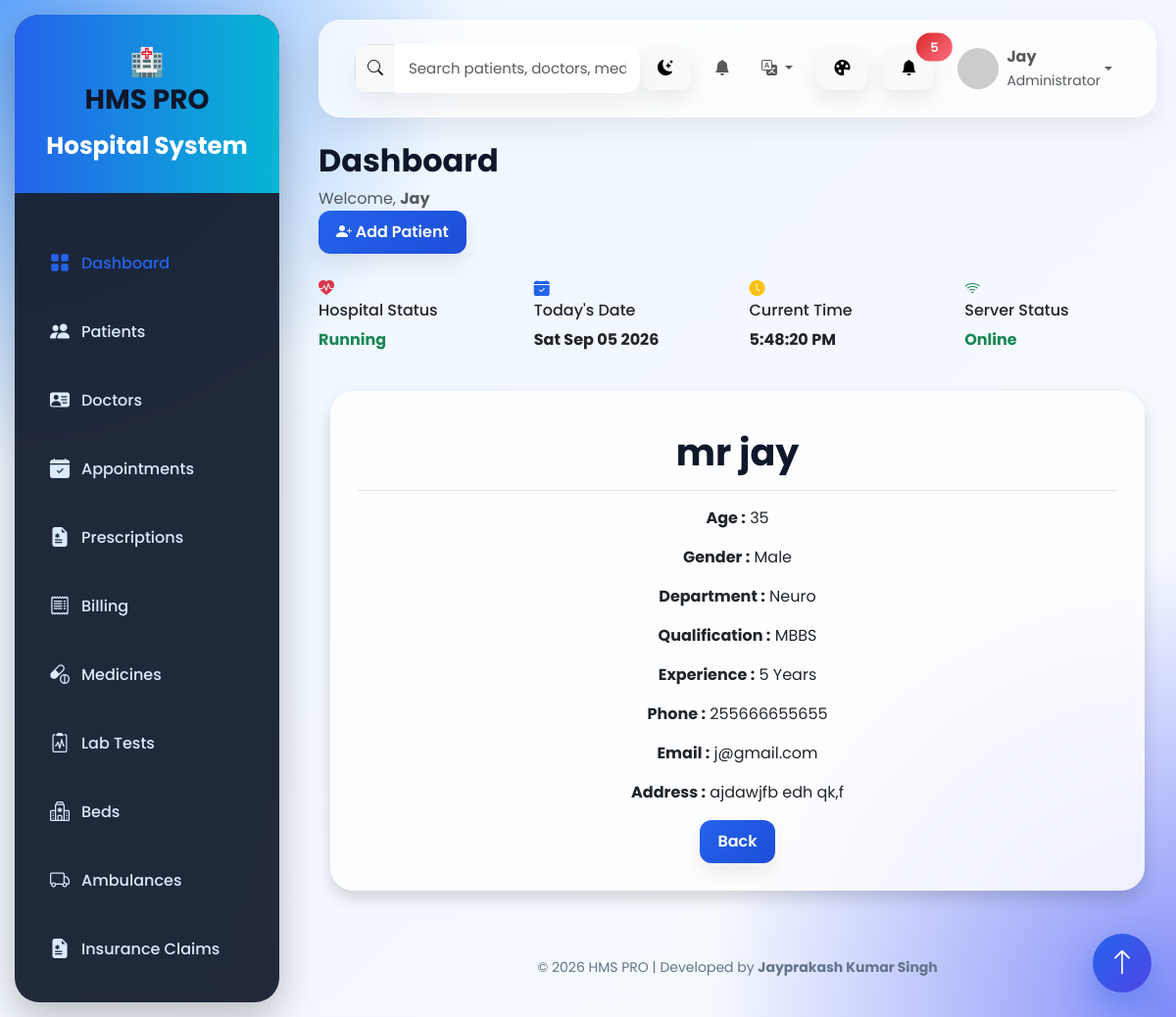
The page /doctors/1/ (signed in) on the database its author committed.
### Hospital/models.py (models this page shows, shortened)
class Doctor(models.Model):
    doctor_id = models.CharField(
        max_length=10,
        unique=True,
        editable=False,
        blank=True
    )
    GENDER = (
        ('Male', 'Male'),
        ('Female', 'Female'),
        ('Other', 'Other'),
    )
    name = models.CharField(max_length=100)
    age = models.PositiveIntegerField()
    gender = models.CharField(max_length=10, choices=GENDER)
    department = models.CharField(max_length=100)
    qualification = models.CharField(max_length=150)
    experience = models.PositiveIntegerField(help_text="Years")
    phone = models.CharField(max_length=15)
    email = models.EmailField()
    address = models.TextField()
    photo = models.ImageField(
        upload_to="doctors/",
        blank=True,
        null=True,
        validators=[validate_file_size]
    )
    joining_date = models.DateField(auto_now_add=True)
    branch = models.ForeignKey(
        "Branch",
        on_delete=models.SET_NULL,
        null=True,
        blank=True,
        related_name="doctors"
    )

### Hospital/views.py (the view)
# urls.py: path("doctors/<int:id>/", views.doctor_detail, name="doctor_detail"),
@login_required
@permission_required("Hospital.view_doctor", raise_exception=True)
def doctor_detail(request, id):
    doctor = get_object_or_404(
        Doctor,
        id=id
    )
    return render(
        request,
        "Hospital/doctor_detail.html",
        {
            "doctor": doctor
        }
    )

### Hospital/templates/Hospital/doctor_detail.html (shortened to what this page needs)
{% extends 'Hospital/base.html' %}
{% block content %}
<div class="container mt-4">
<div class="card shadow">
<div class="card-body text-center">
<h2>{{ doctor.name }}</h2>
<hr>
<p><b>Age :</b> {{ doctor.age }}</p>
<p><b>Gender :</b> {{ doctor.gender }}</p>
<p><b>Department :</b> {{ doctor.department }}</p>
<p><b>Qualification :</b> {{ doctor.qualification }}</p>
<p><b>Experience :</b> {{ doctor.experience }} Years</p>
<p><b>Phone :</b> {{ doctor.phone }}</p>
<p><b>Email :</b> {{ doctor.email }}</p>
<p><b>Address :</b> {{ doctor.address }}</p>
<a href="{% url 'doctor_list' %}"
class="btn btn-primary">
Back
</a>
</div>
</div>
</div>
{% endblock %}

### Hospital/templates/Hospital/base.html (shortened to what this page needs)
{% load static %}
{% load i18n %}
<!DOCTYPE html>
<html lang="{{ LANGUAGE_CODE }}">
<head>
    <link href="https://cdn.jsdelivr.net/npm/bootstrap@5.3.3/dist/css/bootstrap.min.css"
          rel="stylesheet">
    <link href="https://cdn.jsdelivr.net/npm/bootstrap-icons@1.11.3/font/bootstrap-icons.css"
          rel="stylesheet">
    <link rel="stylesheet"
          href="{% static 'css/style.css' %}">
</head>
<body>
<div class="wrapper">
<aside class="sidebar">
    <div class="logo">
        <div class="logo-icon">
            🏥
        </div>
        <div>
            <h3>HMS PRO</h3>
            <small>Hospital System</small>
        </div>
    </div>
    <ul class="nav flex-column mt-4">
        <li class="nav-item">
            <a href="{% url 'dashboard' %}" class="nav-link active">
                <i class="bi bi-grid-fill"></i>
                <span>{% trans "Dashboard" %}</span>
            </a>
        </li>
        {% if perms.Hospital.view_patient %}
        <li class="nav-item">
            <a href="{% url 'view_patient' %}" class="nav-link">
                <i class="bi bi-people-fill"></i>
                <span>{% trans "Patients" %}</span>
            </a>
        </li>
        {% endif %}
        {% if perms.Hospital.view_doctor %}
        <li class="nav-item">
            <a href="{% url 'doctor_list' %}" class="nav-link">
                <i class="bi bi-person-vcard-fill"></i>
                <span>{% trans "Doctors" %}</span>
            </a>
        </li>
        {% endif %}
        {% if perms.Hospital.view_appointment %}
        <li class="nav-item">
            <a href="{% url 'appointment_list' %}" class="nav-link">
                <i class="bi bi-calendar-check-fill"></i>
                <span>{% trans "Appointments" %}</span>
            </a>
        </li>
        <li class="nav-item">
            <a href="{% url 'prescription_list' %}" class="nav-link">
            <i class="bi bi-file-earmark-medical-fill"></i>
            <span>{% trans "Prescriptions" %}</span>
        </a>
    </li>
        {% endif %}
        {% if perms.Hospital.view_bill %}
        <li class="nav-item">
            <a href="{% url 'bill_list' %}" class="nav-link">
                <i class="bi bi-receipt"></i>
                <span>{% trans "Billing" %}</span>
            </a>
        </li>
        {% endif %}
        {% if perms.Hospital.view_medicine %}
        <li class="nav-item">
            <a href="{% url 'medicine_list' %}" class="nav-link">
                <i class="bi bi-capsule-pill"></i>
                <span>{% trans "Medicines" %}</span>
            </a>
        </li>
        {% endif %}
        {% if perms.Hospital.view_labtest %}
        <li class="nav-item">
            <a href="{% url 'lab_test_list' %}" class="nav-link">
                <i class="bi bi-clipboard2-pulse"></i>
                <span>{% trans "Lab Tests" %}</span>
            </a>
        </li>
        {% endif %}
        {% if perms.Hospital.view_bed %}
        <li class="nav-item">
            <a href="{% url 'bed_list' %}" class="nav-link">
                <i class="bi bi-hospital"></i>
                <span>{% trans "Beds" %}</span>
            </a>
        </li>
        {% endif %}
        {% if perms.Hospital.view_ambulance %}
        <li class="nav-item">
            <a href="{% url 'ambulance_list' %}" class="nav-link">
                <i class="bi bi-truck"></i>
                <span>{% trans "Ambulances" %}</span>
            </a>
        </li>
        {% endif %}
        {% if perms.Hospital.view_insuranceclaim %}
        <li class="nav-item">
            <a href="{% url 'insurance_claim_list' %}" class="nav-link">
                <i class="bi bi-file-earmark-medical-fill"></i>
                <span>{% trans "Insurance Claims" %}</span>
            </a>
        </li>
        {% endif %}
        {% if perms.Hospital.view_appointment %}
        <li class="nav-item">
            <a href="{% url 'doctor_calendar' %}" class="nav-link">
            </a>
        </li>
        {% endif %}
    </ul>
</aside>
<div class="main">
<nav class="navbar navbar-expand-lg">
    <div class="container-fluid">
        <form class="search-box" method="GET" action="{% url 'global_search' %}">
            <div class="input-group">
                <span class="input-group-text">
                    <i class="bi bi-search"></i>
                </span>
                <input
                    type="text"
                    name="q"
                    class="form-control"
                    placeholder="Search patients, doctors, medicines...">
            </div>
        </form>
        <ul class="navbar-nav ms-auto align-items-center">
            <li class="nav-item me-3">
                <button class="btn btn-light"
                        onclick="toggleDarkMode()">
                    <i class="bi bi-moon-stars-fill"></i>
                </button>
            </li>
            <li class="nav-item dropdown me-3">
                <a class="nav-link position-relative" href="#" data-bs-toggle="dropdown" id="notifBellToggle">
                    <i class="bi bi-bell-fill"></i>
                </a>
            </li>
            <li class="nav-item dropdown me-3">
                <a class="nav-link dropdown-toggle" href="#" data-bs-toggle="dropdown">
                    <i class="bi bi-translate"></i>
                </a>
                    {% get_current_language as CURRENT_LANGUAGE %}
                    {% get_available_languages as AVAILABLE_LANGUAGES %}
            </li>
            <li class="nav-item me-3">
                <button class="btn btn-light" data-bs-toggle="offcanvas" data-bs-target="#themeCustomizer">
                    <i class="bi bi-palette-fill"></i>
                </button>
            </li>
            <li class="nav-item me-3">
                <button class="btn btn-light position-relative">
                    <i class="bi bi-bell-fill"></i>
                    <span class="position-absolute top-0 start-100 translate-middle badge rounded-pill bg-danger">
                        5
                    </span>
                </button>
            </li>
            <li class="nav-item dropdown">
                <a class="nav-link dropdown-toggle d-flex align-items-center"
                   href="#"
                   role="button"
                   data-bs-toggle="dropdown">
                    <img src="https://ui-avatars.com/api/?name={{ request.user.username }}&background=2563eb&color=fff"
                         class="rounded-circle me-2"
                         width="42"
                         height="42">
                    <div class="text-start">
                        <strong>
                            {% if request.user.is_authenticated %}
                                {{ request.user.username }}
                            {% else %}
                                Guest
                            {% endif %}
                        </strong>
                        <br>
                        <small class="text-muted">
                            {% if request.user.groups.first %}
                                {{ request.user.groups.first.name }}
                            {% elif request.user.is_superuser %}
                                Administrator
                            {% else %}
                                User
                            {% endif %}
                        </small>
                    </div>
                </a>
            </li>
        </ul>
    </div>
</nav>
<div class="page-header mb-4">
    <div>
        <h2 class="fw-bold">
            {% block page_title %}
            Dashboard
            {% endblock %}
        </h2>
        <p class="text-muted mb-0">
            Welcome,
            <strong>{{ request.user.username }}</strong>
        </p>
    </div>
    <div>
        {% if perms.Hospital.add_patient %}
        <a href="{% url 'add_patient' %}"
           class="btn btn-primary">
            <i class="bi bi-person-plus-fill"></i>
            Add Patient
        </a>
        {% elif perms.Hospital.add_appointment %}
        <a href="{% url 'add_appointment' %}"
           class="btn btn-primary">
            <i class="bi bi-calendar-plus-fill"></i>
            New Appointment
        </a>
        {% elif perms.Hospital.add_medicine %}
        <a href="{% url 'add_medicine' %}"
           class="btn btn-primary">
            <i class="bi bi-capsule-pill"></i>
            Add Medicine
        </a>
        {% else %}
        <button class="btn btn-secondary" disabled>
            <i class="bi bi-lock-fill"></i>
            No Quick Action
        </button>
        {% endif %}
    </div>
</div>
<div class="row mb-4">
    <div class="col-lg-3 col-md-6 mb-3">
        <div class="mini-card">
            <i class="bi bi-heart-pulse-fill text-danger"></i>
            <div>
                <h6>Hospital Status</h6>
                <strong class="text-success">
                    Running
                </strong>
            </div>
        </div>
    </div>
    <div class="col-lg-3 col-md-6 mb-3">
        <div class="mini-card">
            <i class="bi bi-calendar-check-fill text-primary"></i>
            <div>
                <h6>Today's Date</h6>
                <strong id="todayDate"></strong>
            </div>
        </div>
    </div>
    <div class="col-lg-3 col-md-6 mb-3">
        <div class="mini-card">
            <i class="bi bi-clock-fill text-warning"></i>
            <div>
                <h6>Current Time</h6>
                <strong id="clock"></strong>
            </div>
        </div>
    </div>
    <div class="col-lg-3 col-md-6 mb-3">
        <div class="mini-card">
            <i class="bi bi-wifi text-success"></i>
            <div>
                <h6>Server Status</h6>
                <strong class="text-success">
                    Online
                </strong>
            </div>
        </div>
    </div>
</div>
<div class="content-wrapper">
    {% block content %}
    {% endblock %}
</div>
<footer class="footer mt-5">
    <div class="text-center">
        © 2026 HMS PRO |
        Developed by
        <strong>Jayprakash Kumar Singh</strong>
    </div>
</footer>
<div class="floating-btn" title="Back to Top">
    <i class="bi bi-arrow-up"></i>
</div>
</div>
</div>
</body>
</html>

### Hospital/static/css/style.css (style rules this page uses)
:root { --primary:#2563eb; --primary-dark:#1d4ed8; --secondary:#06b6d4; --success:#10b981; --danger:#ef4444; --warning:#f59e0b; --dark:#0f172a; --card:rgba(255,255,255,.78); --glass:blur(16px); }
* { margin:0; padding:0; box-sizing:border-box; font-family:'Poppins',sans-serif; }
body { background: radial-gradient(circle at top left,#60a5fa 0%,transparent 30%), radial-gradient(circle at bottom right,#818cf8 0%,transparent 30%), linear-gradient(135deg,#eef6ff,#f8fbff); min-height:100vh; }
.sidebar { position:fixed; left:15px; top:15px; bottom:15px; width:270px; border-radius:25px; background:rgba(15,23,42,.92); backdrop-filter:blur(20px); color:white; box-shadow: 0 15px 40px rgba(0,0,0,.25); overflow:hidden; }
.logo { padding:28px; font-size:28px; font-weight:700; text-align:center; background:linear-gradient(90deg,#2563eb,#06b6d4); }
.sidebar ul { padding:18px; }
.sidebar .nav-link { color:#dbeafe; padding:15px 18px; margin-bottom:10px; border-radius:14px; transition:.35s; font-weight:500; display:flex; align-items:center; gap:12px; }
.sidebar .nav-link i { font-size:20px; }
.main { margin-left:305px; padding:20px; }
.navbar { border-radius:22px; background:rgba(255,255,255,.72); backdrop-filter:blur(18px); box-shadow: 0 10px 30px rgba(0,0,0,.08); padding:18px 25px; margin-bottom:25px; }
.card { border:none; border-radius:24px; overflow:hidden; background:rgba(255,255,255,.82); backdrop-filter:blur(20px); box-shadow: 0 15px 40px rgba(0,0,0,.08); transition:.4s; }
.card-body { padding:28px; }
.card h2 { margin-top:12px; font-size:38px; font-weight:700; }
.bg-danger { background:linear-gradient(135deg,#dc2626,#fb7185)!important; color:white; }
.btn { border:none; border-radius:12px; padding:10px 18px; font-weight:600; transition:.35s; box-shadow:0 10px 20px rgba(0,0,0,.08); }
.btn-primary { background:linear-gradient(135deg,#2563eb,#4f46e5); }
.badge { border-radius:50px; padding:8px 14px; font-size:13px; font-weight:600; }
.input-group { box-shadow:0 12px 25px rgba(0,0,0,.06); border-radius:15px; overflow:hidden; }
.form-control { border:none; padding:14px; font-size:15px; background:#fff; }
h1,h2,h3,h4 { font-weight:700; color:#0f172a; }
hr { opacity:.12; }
.card { animation:cardShow .7s ease; }
.floating-btn { position:fixed; right:25px; bottom:25px; width:60px; height:60px; border-radius:50%; background:linear-gradient(135deg,#2563eb,#4f46e5); color:white; display:flex; justify-content:center; align-items:center; font-size:28px; box-shadow:0 15px 35px rgba(37,99,235,.4); cursor:pointer; transition:.35s; z-index:999; }
.footer { margin-top:40px; text-align:center; color:#64748b; padding:20px; font-size:14px; }
a { text-decoration:none; }
html { scroll-behavior:smooth; }

### Hospital/templates/Hospital/base.html (style rules this page uses)
:root { --accent: #2563eb; --accent-dark: #1d4ed8; }
.btn-primary { background: linear-gradient(135deg, var(--accent), var(--accent-dark)) !important; }
.text-primary { color: var(--accent) !important; }
.sidebar .nav-link.active, .sidebar .nav-link:hover { color: var(--accent) !important; }
a { color: var(--accent); }

### rows shown on the page
Doctor: name "mr jay", age "35", gender "Male", department "Neuro", qualification "MBBS", experience "5", phone "255666655655", email "j@gmail.com", address "ajdawjfb edh qk,f"

### other values the page prints
{{ request.user.username }} "Jay"
